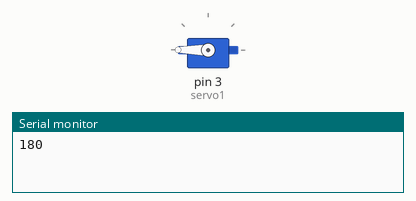
Bench run of a sketch on a simulated Arduino Uno, built with avr-gcc and run on an emulated ATmega328P. Shown: servo, the last lines printed to the serial monitor.

Above: at 0.05 s.
At 2.65 s:
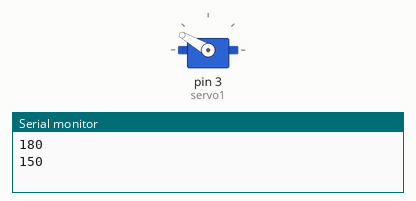
At 5.25 s:
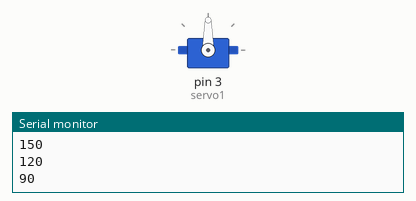
At 10.5 s:
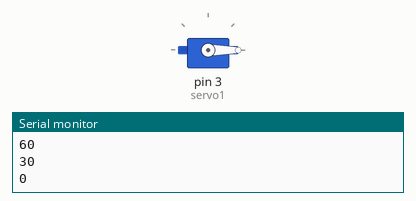
Timing chart, 0 to 13.7 s (numbered marks = the images above):
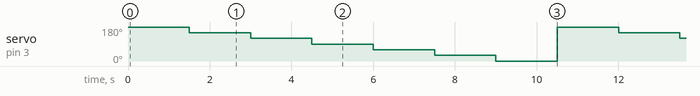

Measured:
- by itself, servo on pin 3 (servo1): repeats every 10.5 s: 120° 1.5 s, 90° 1.5 s, 60° 1.5 s, 30° 1.5 s, 0° 1.5 s, 180° 1.5 s, 150° 1.5 s

The sketch:

servo_con_for1.ino
```cpp
#include <Servo.h>

Servo servo1;

void setup()
{
  servo1.attach(3, 490, 2500); //microsegundo

  Serial.begin(9600);

}

void loop()
{

  for(int grados=0; grados<0; grados += 45)
  {
    servo1.write(grados);
    Serial.println(grados);
    delay(1500);

  }

   for(int grados=180; grados>=0; grados -= 30)
  {
    servo1.write(grados);
    Serial.println(grados);
    delay(1500);

  }


}
```
